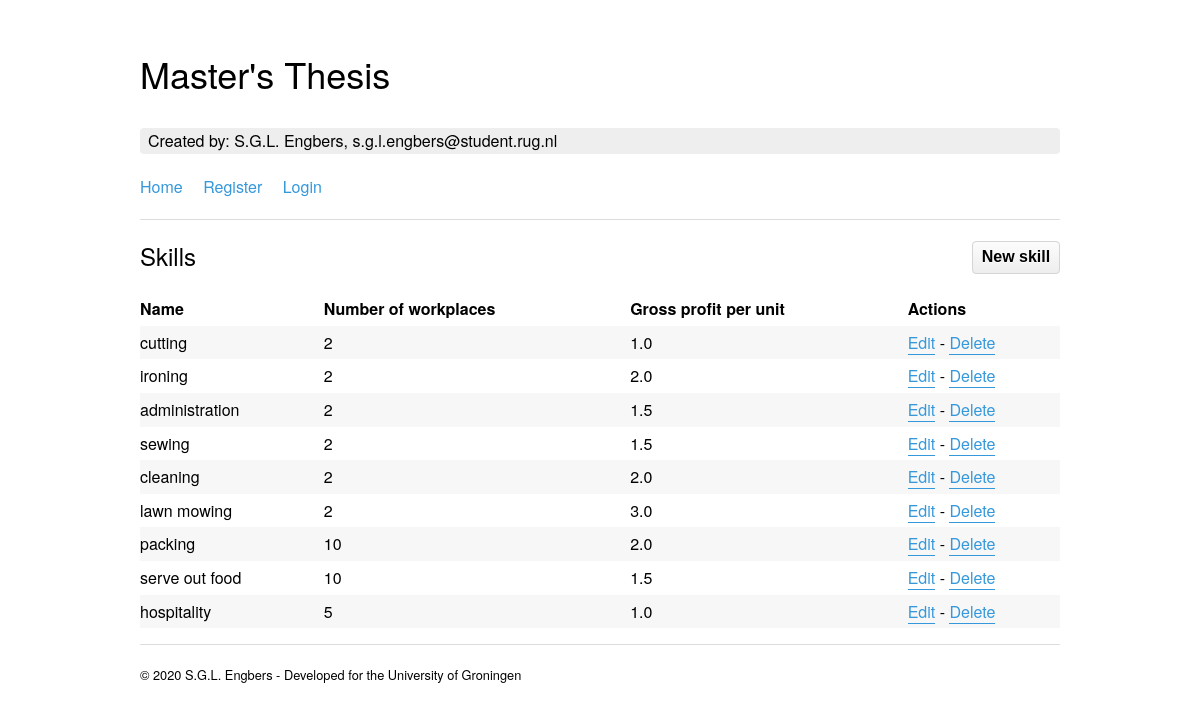
Screenshot of /skills/ with the database file from the repository.
### planning/models.py (models this page shows, shortened)
class Skills(models.Model):
	name = models.CharField(max_length=50)
	workplaces = models.IntegerField(default=1)
	gross_profit = models.FloatField(default=0)
	class Meta: verbose_name_plural = 'Skills'
	pass

### planning/views.py (the view)
# urls.py: path('skills/', views.skills, name='skills'),
def skills(request):
    context = {
        'skills': Skills.objects.all()
    }
    return render(request, 'planning/workers/skills.html', context)

### planning/templates/planning/workers/skills.html
{% extends "planning/base.html" %}
{% block content %}
<div class="button_overview"><button onclick="location.href='{% url 'skills_add' %}'" type="button">New skill</button></div>
<h3>Skills</h3>
<table>
	<thead>
		<tr>
			<th>Name</th>
			<th>Number of workplaces</th>
			<th>Gross profit per unit</th>
			<th>Actions</th>
		</tr>
	</thead>
	<tbody>
		{% for skill in skills %}
		<tr>
			<td>{{ skill.name }}</td>
			<td>{{ skill.workplaces }}</td>
			<td>{{ skill.gross_profit }}</td>
			<td><a href="{% url 'skills_edit' pk=skill.id %}">Edit</a> - <a href="{% url 'skills_delete' pk=skill.id %}">Delete</a></td>
		</tr>
		{% endfor %}
	</tbody>
</table>
{% endblock content %}

### planning/static/planning/main.css (style rules this page uses)
*,::after,::before { background-repeat:no-repeat;box-sizing:inherit }
::after,::before { text-decoration:inherit;vertical-align:inherit }
html { box-sizing:border-box;cursor:default;-ms-text-size-adjust:100%;-webkit-text-size-adjust:100% }
body { margin:0 }
a { background-color:transparent;-webkit-text-decoration-skip:objects }
table { border-collapse:collapse }
button,input,optgroup,select,textarea { margin:0 }
button,input,select,textarea { background-color:transparent;color:inherit;font-size:inherit;line-height:inherit }
button,input { overflow:visible }
button,select { text-transform:none }
[type=reset],[type=submit],button,html [type=button] { -webkit-appearance:button }
[tabindex],a,area,button,input,label,select,summary,textarea { -ms-touch-action:manipulation;touch-action:manipulation }
html { font-size:62.5%;-webkit-font-kerning:normal;font-kerning:normal;font-synthesis:none;text-rendering:optimizeLegibility }
body { font-family:HelveticaNeue-Light,"Helvetica Neue Light","Helvetica Neue",Helvetica,Arial,"Lucida Grande",sans-serif;font-weight:300;line-height:1.6;font-size:16px;font-size:1.6rem }
h3 { font-weight:300;line-height:1;margin-top:1em;margin-bottom:1em;font-size:24px;font-size:2.4rem }
a { text-decoration:none;color:#3498db;border-bottom:1px solid #3498db }
table { width:100% }
td,th { padding:.25em;text-align:left }
td:first-child,th:first-child { padding-left:0 }
td:last-child,th:last-child { padding-right:0 }
tbody tr:nth-of-type(odd) { background-color:#f7f7f7 }
button { font-weight:700;line-height:1.4;display:inline-block;padding:.25em .55em;cursor:pointer;white-space:nowrap;text-decoration:none;color:inherit;border:1px solid #d5d5d5;border-radius:4px;background-color:#eee;background-image:linear-gradient(#fcfcfc,#eee);background-repeat:no-repeat;text-shadow:0 1px 0 #fff }

### planning/static/planning/additional.css (style rules this page uses)
.button_overview { float: right; margin-top: 5px; }
tr { vertical-align: top; }

### rows the page displays
Skills: name "cutting", workplaces "2", gross_profit "1.0"
Skills: name "ironing", workplaces "2", gross_profit "2.0"
Skills: name "administration", workplaces "2", gross_profit "1.5"
Skills: name "sewing", workplaces "2", gross_profit "1.5"
Skills: name "cleaning", workplaces "2", gross_profit "2.0"
Skills: name "lawn mowing", workplaces "2", gross_profit "3.0"
Skills: name "packing", workplaces "10", gross_profit "2.0"
Skills: name "serve out food", workplaces "10", gross_profit "1.5"
Skills: name "hospitality", workplaces "5", gross_profit "1.0"
